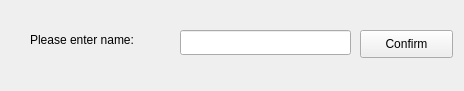
<?xml version="1.0" encoding="UTF-8"?>
<ui version="4.0">
 <class>calender_query</class>
 <widget class="QWidget" name="calender_query">
  <property name="geometry">
   <rect>
    <x>0</x>
    <y>0</y>
    <width>464</width>
    <height>91</height>
   </rect>
  </property>
  <property name="windowTitle">
   <string>Form</string>
  </property>
  <widget class="QLabel" name="label">
   <property name="geometry">
    <rect>
     <x>30</x>
     <y>30</y>
     <width>151</width>
     <height>19</height>
    </rect>
   </property>
   <property name="text">
    <string>Please enter name:</string>
   </property>
  </widget>
  <widget class="QLineEdit" name="enterline">
   <property name="geometry">
    <rect>
     <x>180</x>
     <y>30</y>
     <width>171</width>
     <height>25</height>
    </rect>
   </property>
  </widget>
  <widget class="QPushButton" name="confirmbtn">
   <property name="geometry">
    <rect>
     <x>360</x>
     <y>30</y>
     <width>93</width>
     <height>28</height>
    </rect>
   </property>
   <property name="text">
    <string>Confirm</string>
   </property>
  </widget>
 </widget>
 <resources/>
 <connections/>
</ui>
